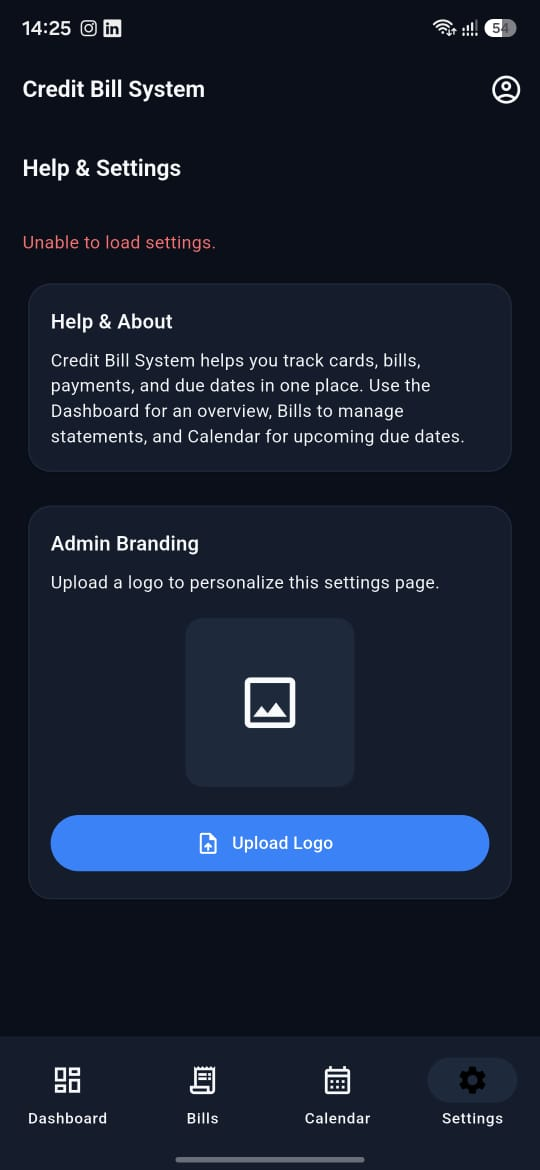
#> input picture assets/images/setting.jpg, 540 x 1170 px
$ python upscale_image.py ../assets/images/setting.jpg out.png
#> lines starting #> are read from the running program, lines starting #| are printed output that depends on the picture
import os, sys
from pathlib import Path
from PIL import Image

def upscale_image(input_path, output_path, scale=2, target_ratio=(16,9), bg_color=(0,0,0)):
#> called with scale = 2, target_ratio = (16, 9), bg_color = (0, 0, 0)
    img = Image.open(input_path)
#> img is the input picture: PIL image 540x1170 RGB; mean R, G, B 24.5, 32.5, 49.6
    # Upscale
    new_width = img.width * scale
#> new_width = 1080
    new_height = img.height * scale
#> new_height = 2340
    img_resized = img.resize((new_width, new_height), Image.LANCZOS)
    # Determine target canvas size maintaining target_ratio and covering resized image
    # Compute canvas height based on width to match ratio, then ensure both dimensions >= resized dimensions
    target_w = new_width
#> target_w = 1080
    target_h = int(target_w * target_ratio[1] / target_ratio[0])
#> target_h = 607
    if target_h < new_height:
        target_h = new_height
#> target_h = 2340
        target_w = int(target_h * target_ratio[0] / target_ratio[1])
#> target_w = 4160
    canvas = Image.new('RGB', (target_w, target_h), bg_color)
#> canvas: PIL image 4160x2340 RGB; every value is 0
    # Center resized image
    offset_x = (target_w - new_width) // 2
#> offset_x = 1540
    offset_y = (target_h - new_height) // 2
#> offset_y = 0
    canvas.paste(img_resized, (offset_x, offset_y))
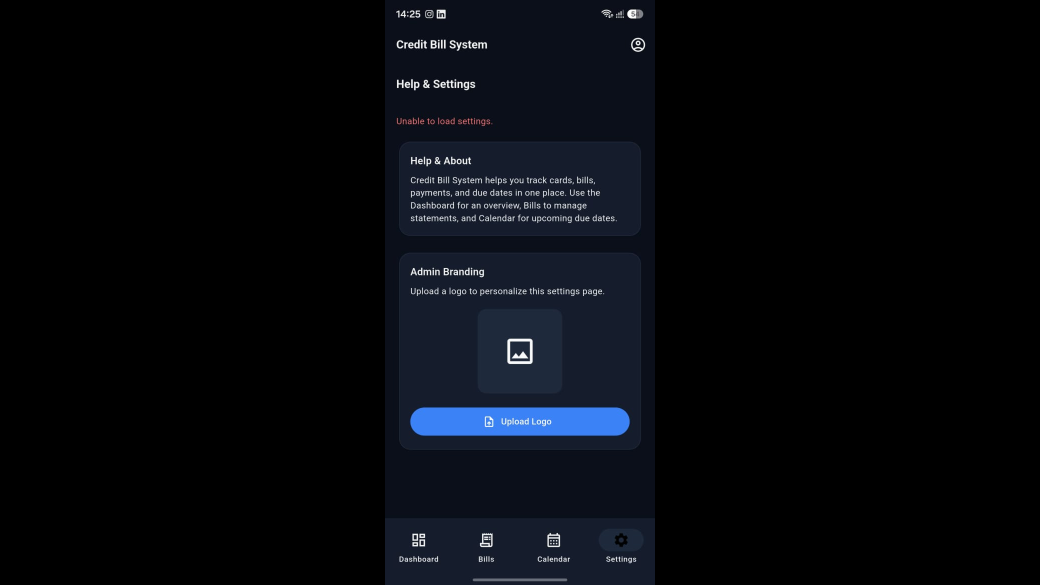
#> canvas: PIL image 4160x2340 RGB (shown at 1/4 size); mean R, G, B 6.4, 8.4, 12.9
    canvas.save(output_path)
    print(f"Saved upscaled image to {output_path}")

if __name__ == "__main__":
    if len(sys.argv) != 3:
        print("Usage: python upscale_image.py <input_path> <output_path>")
        sys.exit(1)
    infile = Path(sys.argv[1])
    outfile = Path(sys.argv[2])
    upscale_image(infile, outfile)
